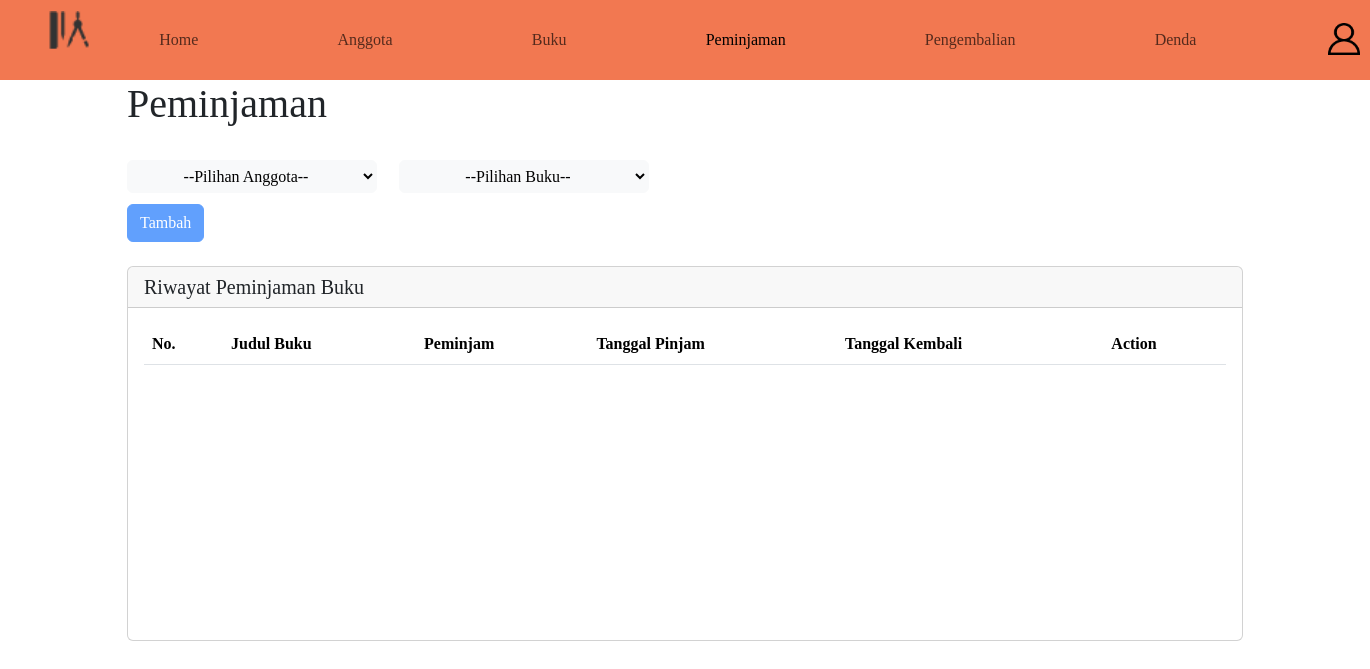
The app's page /peminjaman.php, older data.
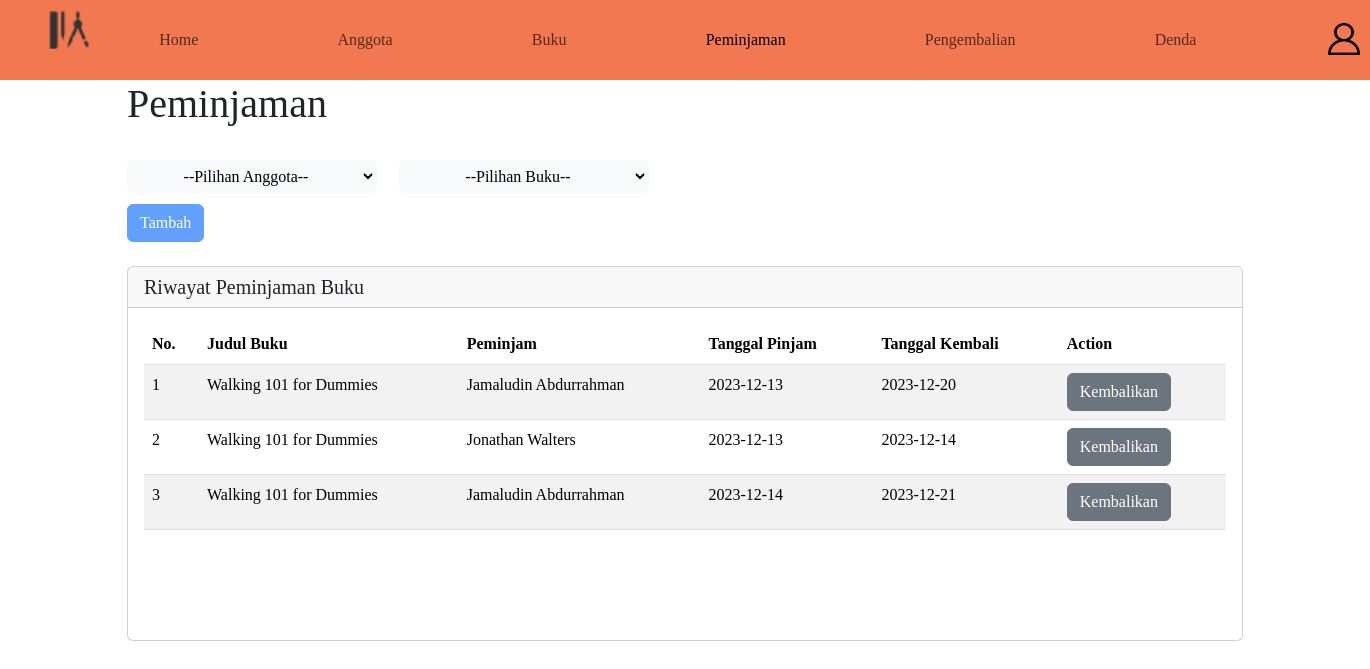
The same page, newer data.
### tables this page shows
CREATE TABLE `peminjaman` (
  `id_peminjaman` int(11) NOT NULL,
  `id_buku` int(11) NOT NULL,
  `id_anggota` int(11) NOT NULL,
  `tgl_pinjam` date NOT NULL DEFAULT current_timestamp(),
  `tgl_kembali` date NOT NULL
);

CREATE TABLE `buku` (
  `id_buku` int(11) NOT NULL,
  `judul` varchar(200) NOT NULL,
  `pengarang` varchar(200) NOT NULL,
  `penerbit` text NOT NULL,
  `isbn` bigint(20) NOT NULL,
  `tahun` int(4) NOT NULL,
  `stok` int(11) NOT NULL
);

CREATE TABLE `anggota` (
  `id_anggota` int(11) NOT NULL,
  `nama` varchar(200) NOT NULL,
  `tgl_daftar` date NOT NULL DEFAULT current_timestamp(),
  `status_aktif` tinyint(1) NOT NULL
);

### Controller/PinjamController.php (called while the page is built, shortened)
<?php
class PinjamController {
    public function dropDownMember() {
        include_once 'Model/m_pinjam.php';
        include 'View/anggotaDrop.php';
    }
    public function dropDownBook() {
        include_once 'Model/m_pinjam.php';
        include 'View/pinjamDrop.php';
    }
    public function tableView() {
        include_once 'Model/m_pinjam.php';
        $this->model = new m_pinjam();
        $borrow = $this->model->getBorrow();
        include 'View/pinjamTabel.php';
    }
}

### Model/m_pinjam.php (called while the page is built, shortened)
<?php
class m_pinjam
{
    public function getBorrow()
    {
        $db = new Database();
        $mysqli = $db->getConnection();
        $rs = $mysqli->query("SELECT peminjaman.id_peminjaman, buku.judul, anggota.nama, peminjaman.tgl_pinjam, peminjaman.tgl_kembali
        FROM peminjaman
        JOIN anggota ON anggota.id_anggota = peminjaman.id_anggota
        JOIN buku ON buku.id_buku = peminjaman.id_buku
        ORDER BY peminjaman.id_peminjaman ASC");
        $rows = array();
        while ($row = $rs->fetch_assoc()) {
            $rows[] = $row;
        }
        $this->results = $rows;
        return $this->results;
    }
}

### View/PinjamTabel.php (the view, shortened to what this page needs)
<?php
foreach ($borrow as $borrow) {
        echo "<tr>",
        "<td>$borrow[id_peminjaman]</td>",
        "<td>$borrow[judul]</td>",
        "<td>$borrow[nama]</td>",
        "<td>$borrow[tgl_pinjam]</td>",
        "<td>$borrow[tgl_kembali]</td>",
        '<td><a class="btn btn-secondary" href="pengembalian.php?id='. "$borrow[id_peminjaman]" .'">Kembalikan</a></td>';
}
echo "</tbody>";
echo "</table>";

### peminjaman.php (shortened to what this page needs)
<?php
include_once 'Controller/PinjamController.php';
$controller = new PinjamController();
?>
<!DOCTYPE html>
<html lang="en">
<head>
  <link rel="stylesheet" href="https://cdn.jsdelivr.net/npm/bootstrap@5.3.2/dist/css/bootstrap.min.css">
  <link rel="stylesheet" href="https://cdn.jsdelivr.net/npm/bootstrap-icons@1.11.1/font/bootstrap-icons.css">
</head>
<body>
  <?php
  include "layouts/navbar.php";
  ?>
  <div class="container">
    <div class="row">
      <h1>Peminjaman</h1>
    </div>
  </div>
  <br>
  <form class="container" name="addition" method="post" action="">
    <div class="row">
      <div class="input-group">
        <div class="col-xs-6">
          <select name="id_peminjam" class="btn btn-light dropdown-toggle" style="width: 250px;">
            <option value="">--Pilihan Anggota--</option>
            <?php
            $controller->dropDownMember();
            ?>
        </div>
        <span class="input-group-addon" style="padding:10px;">&nbsp</span>
        <div class="col-xs-6">
          <select name="dropdown" class="btn btn-light dropdown-toggle" style="width: 250px;">
            <option value="">--Pilihan Buku--</option>
            <?php
            $controller->dropDownBook();
            ?>
        </div>
      </div>
      <div class="col-xs-6">
        <input type="submit" class="btn btn-primary" id="addbutton" value="Tambah" disabled>
      </div>
    </div>
  </form>
  <br>
  <div class="container">
    <div class="row">
      <div class="col-sm-15">
        <div class="card">
          <h5 class="card-header">Riwayat Peminjaman Buku</h5>
          <div class="card-body">
            <div style="height:300px;overflow:auto;">
              <table class="table table-striped">
                <thead>
                  <tr>
                    <th>No.</th>
                    <th>Judul Buku</th>
                    <th>Peminjam</th>
                    <th>Tanggal Pinjam</th>
                    <th>Tanggal Kembali</th>
                    <th>Action</th>
                  </tr>
                </thead>
                <tbody>
                  <?php
                  $controller->tableView();
                  ?>
            </div>
          </div>
        </div>
      </div>
    </div>
  </div>
</body>
</html>

### layouts/navbar.php (shortened to what this page needs)
<!DOCTYPE html>
<html lang="en">
<head>
    <link rel="stylesheet" href="https://cdn.jsdelivr.net/npm/bootstrap@5.3.2/dist/css/bootstrap.min.css">
    <link rel="stylesheet" href="https://cdn.jsdelivr.net/npm/bootstrap-icons@1.11.1/font/bootstrap-icons.css">
</head>
<body>
    <nav class="navbar navbar-expand-lg" style="background-color:#F27851;">
        <a href="index.php"><img src="assets/images/icon.png" alt="icon-perpus" style="margin-top: 0.2rem; margin-left:1.2rem; width:100px;"></a>
        <div class="collapse navbar-collapse" id="navbarNav">
            <ul class="navbar-nav">
                <li class="nav-item">
                    <a class="nav-link" href="index.php" id="home-nav" style="margin-left:2rem;">Home</a>
                </li>
                <li class="nav-item">
                    <a class="nav-link" href="anggota.php" id="anggota-nav">Anggota</a>
                </li>
                <li class="nav-item">
                    <a class="nav-link" href="dataBuku.php" id="buku-nav">Buku</a>
                </li>
                <li class="nav-item">
                    <a class="nav-link" href="peminjaman.php" id="peminjaman-nav">Peminjaman</a>
                </li>
                <li class="nav-item">
                    <a class="nav-link" href="pengembalian.php" id="pengembalian-nav">Pengembalian</a>
                </li>
                <li class="nav-item">
                    <a class="nav-link" href="denda.php" id="denda-nav">Denda</a>
                </li>
                <a href="profile.php"><img src="assets/images/account-icon.png" alt="account-icon" style="width: 2rem; height: 2rem; margin-top: 0.2rem;"></a>
            </ul>
        </div>
    </nav>
</body>
</html>

### View/anggotaDrop.php (shortened to what this page needs)
<?php
echo '</select>';

### View/pinjamDrop.php (shortened to what this page needs)
<?php
echo '</select>';

### layouts/navbar.php (style rules this page uses)
.nav-item { margin-right: 7.7rem; }
* { font-family: Garamond, serif; }

Row changes from the older to the newer data that the page shows:
added peminjaman: id_peminjaman "1", id_buku.judul "Walking 101 for Dummies", id_anggota.nama "Jamaludin Abdurrahman", tgl_pinjam "2023-12-13", tgl_kembali "2023-12-20"
added peminjaman: id_peminjaman "2", id_buku.judul "Walking 101 for Dummies", id_anggota.nama "Jonathan Walters", tgl_pinjam "2023-12-13", tgl_kembali "2023-12-14"
added peminjaman: id_peminjaman "3", id_buku.judul "Walking 101 for Dummies", id_anggota.nama "Jamaludin Abdurrahman", tgl_pinjam "2023-12-14", tgl_kembali "2023-12-21"
